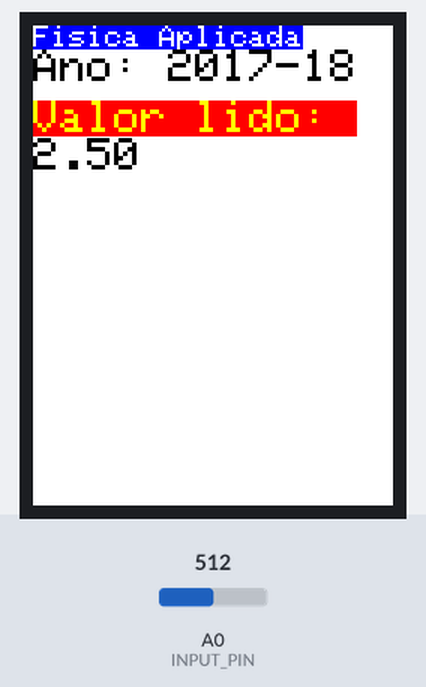
The sketch below on a simulated Arduino Uno, built with avr-gcc and run on an emulated ATmega328P. Shown: 240×320 colour display. The test bench sets the inputs (shaded band); at power-on: A0 (INPUT_PIN) = 512. What the sketch prints to the serial monitor is not drawn.

Above: at 1.4 s.
1.5 s: A0 (INPUT_PIN) set to 716
At 2.8 s:
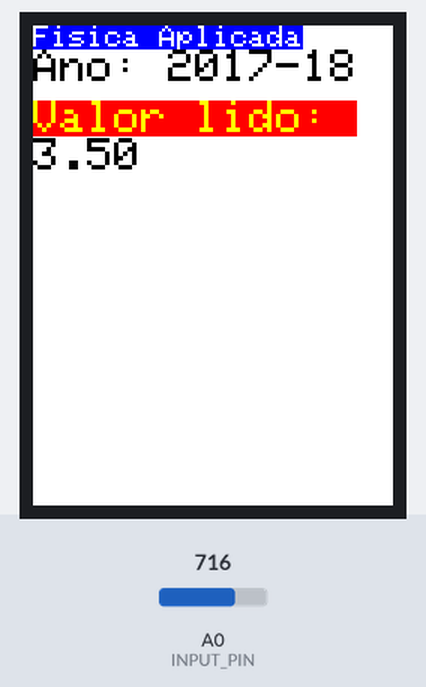
3.2 s: A0 (INPUT_PIN) set to 900
At 4.2 s:
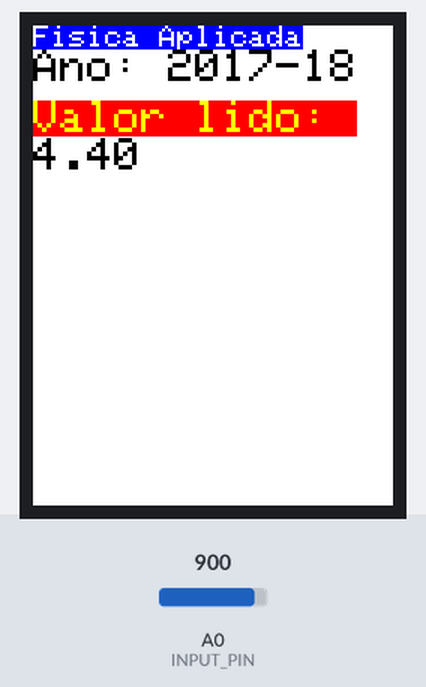
4.7 s: A0 (INPUT_PIN) set to 1023
At 5.7 s:
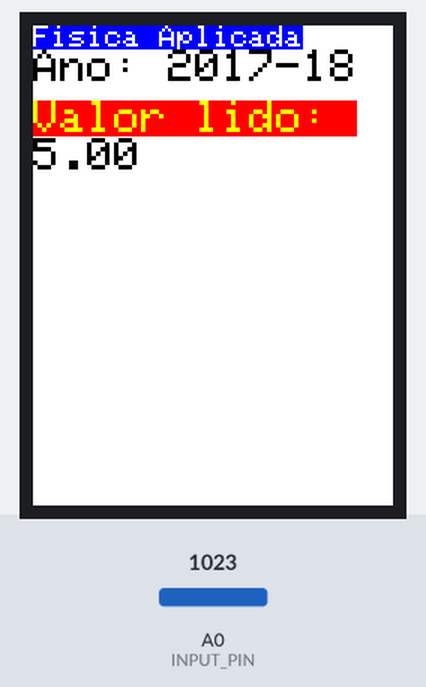
Timing chart, 0 to 7.7 s (numbered marks = the images above; inputs shaded):
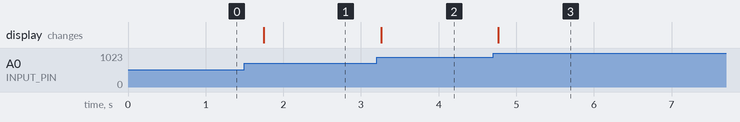

Measured:
- after the input at 1.5 s, the display: changes after 0.25 s (image 1)
- after the input at 3.2 s, the display: changes after 0.06 s (image 2)
- after the input at 4.7 s, the display: changes after 0.07 s (image 3)

The sketch:

lcd.ino
```cpp
/*
* @file LCD.ino
* @brief Imprimir tempª lida num LCD
* @date 31/12
* @author afonso
* @state TESTAR
*/

/*
* LIGAÇÕES: -> Arduino 'Uno'
* 5 V -> USB
* GND -> breadboard
* Pin 10 -> Res. 1 kOhm + (LCD/ CS) + Res. 2 kOhm      // Mega, 53 (SS)
* Pin 11 -> Res. 1 kOhm + (LCD/ MOSI) + Res. 2 kOhm    // Mega- 51
* Pin 12 -> LCD/ MISO                                  // Mega- 50
* Pin 13 -> Res. 1 kOhm + (LCD/ SCK) + Res. 2 kOhm     // Mega- 52
* Pin 0 -> Res. 1 kOhm + (LCD/ DC/RS) + Res. 2 kOhm    // Mega- 49
*
* -> LCD TFT a cores
* VCC -> 3.3 V
* GND -> 0 V
* CS -> Res. 2 kOhm + (CS) + Res. 1 kOhm + Arduino/ Pin 10
* DC/RS -> Res. 2 kOhm + (DC/RS) + Res. 1 kOhm + Arduino/ Pin 0
* MOSI -> Res. 2 kOhm + (MOSI) + Res. 1 kOhm + Arduino/ Pin 11
* MISO -> Arduino/ Pin 12
* SCK -> Res. 2 kOhm + (SCK) + Res. 1 kOhm + Arduino/ Pin 13
* LED -> Res. 10 kOhm + VCC
* RESET -> VCC
*/

// Incluir as bibliotecas necessárias
#include <Adafruit_GFX.h>
#include <Adafruit_ILI9341.h> // 2 bibls. necessárias p/ LCD
#include <SPI.h>              // protocolo de comunicação usado

// Definir os terminais de DC e CS
#define TFT_DC 0
#define TFT_CS 10

// Criar um objeto tft com indicacao dos terminais DC e CS
Adafruit_ILI9341 tft = Adafruit_ILI9341(TFT_CS, TFT_DC);

const int INPUT_PIN = A0;
float voltage = 0.0, voltage_old = 0.0;

void setup() {
  // inicializar o tft
  tft.begin();

  // colocar fundo a branco
  tft.fillScreen(ILI9341_WHITE);

  // definir orientaçcao da escrita
  tft.setRotation(2);

  tft.setCursor(0, 0);          // coluna, linha
  tft.setTextColor(ILI9341_WHITE, ILI9341_BLUE);
  tft.setTextSize(2);
  tft.println("Fisica Aplicada");
  tft.setTextColor(ILI9341_BLACK);
  tft.setTextSize(3);
  tft.print("Ano: ");
  tft.println("2017-18");

  tft.setCursor(0, 50);
  tft.setTextColor(ILI9341_YELLOW, ILI9341_RED);
  tft.setTextSize(3);
  tft.println("Valor lido: ");

  Serial.begin (9600);
}

void loop() {
  voltage = analogRead(INPUT_PIN) * (5.0 / 1023);

  tft.setCursor(0, 75);
  tft.setTextColor(ILI9341_WHITE);
  tft.print(voltage_old);

  Serial.println(voltage);

  tft.setCursor(0, 75);
  tft.setTextColor(ILI9341_BLACK);
  tft.print(voltage);

  voltage_old = voltage;

  delay(500);
}
```
